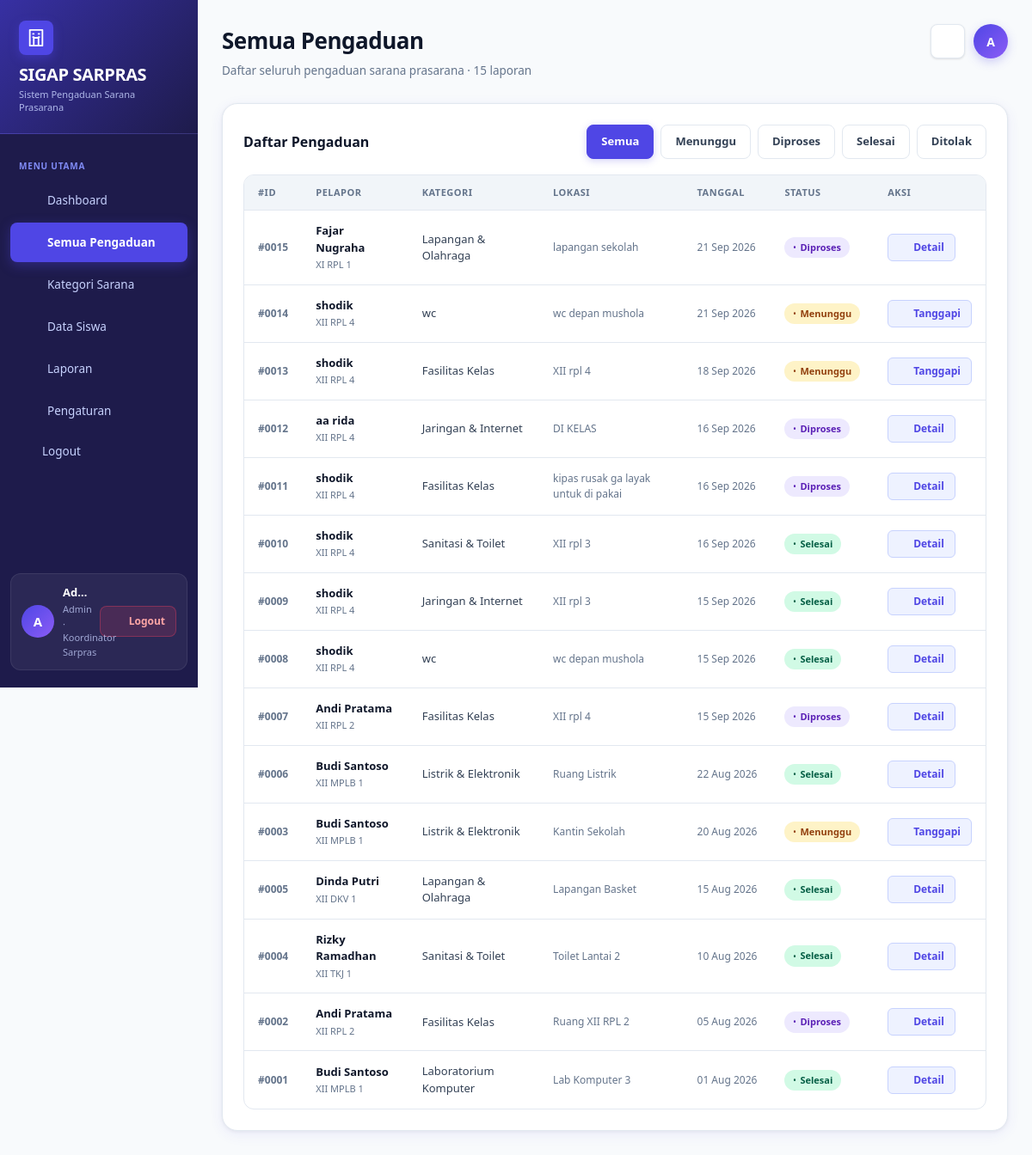
The app's page /views/semua_pengaduan.php (signed in), older data.
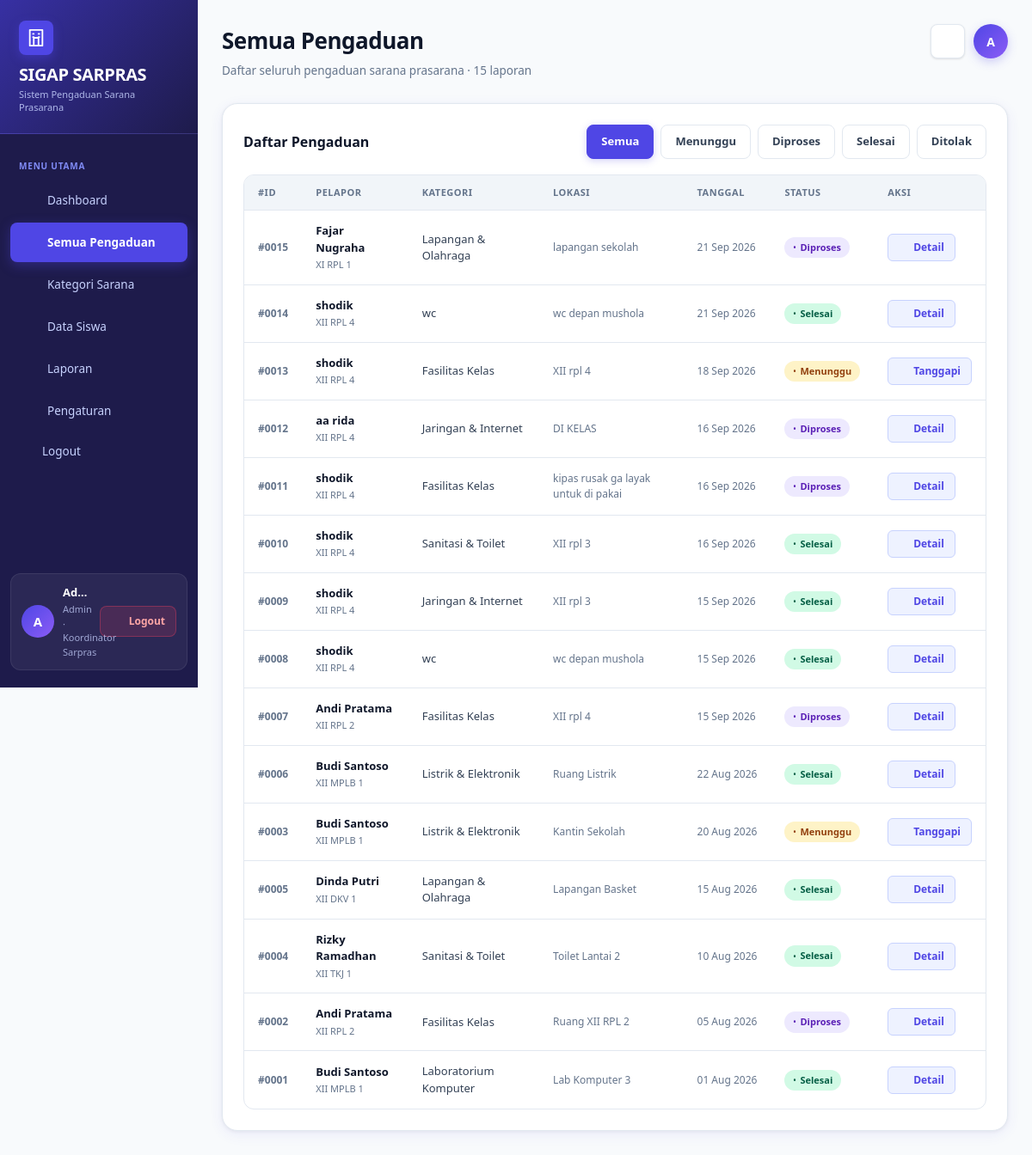
The same page, newer data.
### tables this page shows
CREATE TABLE `pengaduan` (
  `id_pengaduan` int(11) NOT NULL,
  `nis` int(11) NOT NULL,
  `id_kategori` int(11) NOT NULL,
  `lokasi` varchar(150) NOT NULL,
  `keterangan` text NOT NULL,
  `foto` varchar(255) DEFAULT NULL,
  `status` enum('Menunggu','Diverifikasi','Diproses','Selesai','Ditolak') NOT NULL DEFAULT 'Menunggu',
  `created_at` datetime NOT NULL DEFAULT current_timestamp()
);

CREATE TABLE `siswa` (
  `nis` int(11) NOT NULL,
  `nama` varchar(100) NOT NULL,
  `kelas` varchar(50) NOT NULL,
  `username` varchar(50) NOT NULL,
  `password` varchar(255) NOT NULL,
  `aktif` tinyint(1) NOT NULL DEFAULT 1
);

CREATE TABLE `kategori` (
  `id_kategori` int(11) NOT NULL,
  `nama_kategori` varchar(100) NOT NULL,
  `deskripsi` varchar(255) DEFAULT '',
  `aktif` tinyint(1) NOT NULL DEFAULT 1
);

### models/Pengaduan.php (called while the page is built, shortened)
<?php
class Pengaduan {
    private $conn;
    public function __construct($conn) {
        $this->conn = $conn;
    }
    public function semua() {
        $sql = "SELECT p.*, s.nama, s.kelas, k.nama_kategori
                FROM pengaduan p
                JOIN siswa s ON s.nis=p.nis
                JOIN kategori k ON k.id_kategori=p.id_kategori
                ORDER BY p.created_at DESC";
        return mysqli_query($this->conn, $sql);
    }
}
?>

### views/semua_pengaduan.php (the view, shortened to what this page needs)
<?php
include '../config/koneksi.php';
include '../config/icons.php';
include '../config/layout.php';
include '../models/Pengaduan.php';
$m    = new Pengaduan($conn);
$q    = $m->semua();
$rows = [];
while ($r = mysqli_fetch_assoc($q)) $rows[] = $r;
$filter = $_GET['status'] ?? '';
?>
<!doctype html>
<html lang="id">
<head>
    <link rel="stylesheet" href="../assets/style.css?v=2">
</head>
<body>
<div class="app">
    <?= sidebar('complaints') ?>
    <main class="main">
        <div class="top">
            <div>
                <h2>Semua Pengaduan</h2>
                <p>Daftar seluruh pengaduan sarana prasarana · <?= count($rows) ?> laporan<?= $filter ? " · filter: $filter" : '' ?></p>
            </div>
            <div class="top-actions">
                <div class="bell"><?= icon('bell', '17') ?></div>
                <div class="avatar"><?= strtoupper(substr($_SESSION['nama'] ?? 'A', 0, 1)) ?></div>
            </div>
        </div>
        <div class="panel table-panel">
            <div class="toolbar">
                <strong class="section-title">Daftar Pengaduan</strong>
                <div class="toolbar-actions">
                    <a class="btn <?= $filter==='' ? 'primary' : '' ?>" href="semua_pengaduan.php">Semua</a>
                    <a class="btn <?= $filter==='Menunggu' ? 'primary' : '' ?>" href="semua_pengaduan.php?status=Menunggu">Menunggu</a>
                    <a class="btn <?= $filter==='Diproses' ? 'primary' : '' ?>" href="semua_pengaduan.php?status=Diproses">Diproses</a>
                    <a class="btn <?= $filter==='Selesai' ? 'primary' : '' ?>" href="semua_pengaduan.php?status=Selesai">Selesai</a>
                    <a class="btn <?= $filter==='Ditolak' ? 'primary' : '' ?>" href="semua_pengaduan.php?status=Ditolak">Ditolak</a>
                </div>
            </div>
            <div class="table-wrap">
                <table>
                    <thead>
                        <tr>
                            <th>#ID</th>
                            <th>Pelapor</th>
                            <th>Kategori</th>
                            <th>Lokasi</th>
                            <th>Tanggal</th>
                            <th>Status</th>
                            <th>Aksi</th>
                        </tr>
                    </thead>
                    <tbody>
                        <?php foreach ($rows as $r): ?>
                        <tr>
                            <td style="font-weight:600;color:var(--muted);font-size:12px;">#<?= str_pad($r['id_pengaduan'], 4, '0', STR_PAD_LEFT) ?></td>
                            <td>
                                <div style="font-weight:600;color:var(--text);"><?= htmlspecialchars($r['nama']) ?></div>
                                <div style="font-size:11px;color:var(--muted);margin-top:2px;"><?= htmlspecialchars($r['kelas']) ?></div>
                            </td>
                            <td><?= htmlspecialchars($r['nama_kategori']) ?></td>
                            <td style="font-size:12px;color:var(--muted);"><?= htmlspecialchars($r['lokasi']) ?></td>
                            <td style="font-size:12px;color:var(--muted);white-space:nowrap;"><?= date('d M Y', strtotime($r['created_at'])) ?></td>
                            <td>
                                <span class="status <?= $r['status']==='Selesai' ? 'selesai' : ($r['status']==='Diproses' ? 'proses' : ($r['status']==='Ditolak' ? 'ditolak' : '')) ?>">
                                    <?= htmlspecialchars($r['status']) ?>
                                </span>
                            </td>
                            <td>
                                <a class="action-btn" href="tanggapan.php?id=<?= $r['id_pengaduan'] ?>">
                                    <span style="display:flex;align-items:center;gap:4px;"><?= icon('eye', '13') ?> <?= $r['status']==='Menunggu' ? 'Tanggapi' : 'Detail' ?></span>
                                </a>
                            </td>
                        </tr>
                        <?php endforeach; ?>
                    </tbody>
                </table>
            </div>
        </div>
    </main>
</div>
</body>
</html>

### config/icons.php (shortened to what this page needs)
<?php
function icon(string $name, string $size = '18', string $class = ''): string {
    $cls = $class ? " class=\"{$class}\"" : '';
    $path = $icons[$name] ?? $icons['info'];
    return "<svg xmlns=\"http://www.w3.org/2000/svg\" width=\"{$size}\" height=\"{$size}\" viewBox=\"0 0 24 24\" fill=\"none\" stroke=\"currentColor\" stroke-width=\"2\" stroke-linecap=\"round\" stroke-linejoin=\"round\"{$cls}>{$path}</svg>";
}
?>

Row changes from the older to the newer data that the page shows:
changed pengaduan "0014": status "Menunggu" → "Selesai"; status "Tanggapi" → "Detail"
